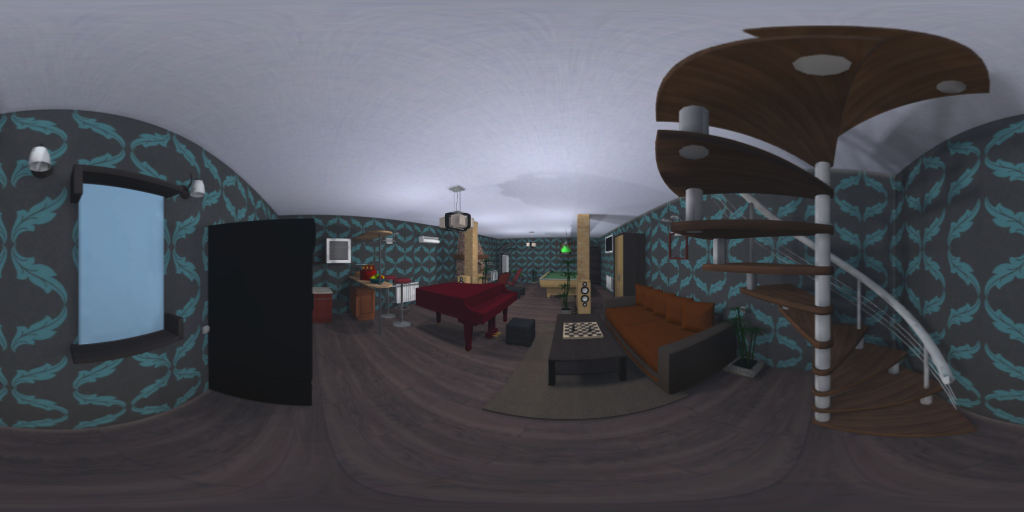
#> input picture LED2Net/Projection/0_color.png, 1024 x 512 px; its folder holds only this picture in this run
$ python -i layout_old.py   (imports and definitions only)   (older library calls are emulated)
#> lines starting #> are read from the running program, lines starting #| are printed output that depends on the picture; after the words box and inside, x2 and y2 are one past the last pixel; in counts of white or black regions, pixels touching at a corner belong together
import os
import sys
import cv2
import argparse
import glob
import math
import numpy as np
import matplotlib.pyplot as plt
from skimage import draw, transform
from scipy.optimize import minimize
from scipy.optimize import least_squares

import objs
import utils

#fp is in cam-ceil normal, height is in cam-floor normal
def data2scene(fp_points, height):

    # cam-ceiling / cam-floor
    scale = (height - 1.6) / 1.6
    #layout_fp, fp_points = fit_layout(fp, scale=None, max_cor=12)

    size = 512
    ratio = 20/size

    fp_points = fp_points.astype(float)
    fp_points[0] -= size/2
    fp_points[1] -= size/2
    fp_points *= scale
    fp_points[0] += size/2
    fp_points[1] += size/2
    fp_points = fp_points.astype(int)

    scene = objs.Scene()
    scene.cameraHeight = 1.6
    scene.layoutHeight = height

    scene.layoutPoints = []
    for i in range(fp_points.shape[1]):
        fp_xy = (fp_points[:,i] - size/2) * ratio
        xyz = (fp_xy[1], 0, fp_xy[0])
        scene.layoutPoints.append(objs.GeoPoint(scene, None, xyz))

    scene.genLayoutWallsByPoints(scene.layoutPoints)
    scene.updateLayoutGeometry()

    return scene

def f1_score(pred, gt):

    TP = np.zeros(gt.shape); FP = np.zeros(gt.shape)
    FN = np.zeros(gt.shape); TN = np.zeros(gt.shape)

    TP[(pred==gt) & (pred == 1)] = 1
    FP[(pred!=gt) & (pred == 1)] = 1
    FN[(pred!=gt) & (gt == 1)] = 1
    TN[(pred==gt) & (pred == 0)] = 1

    TP = np.sum(TP); FP = np.sum(FP)
    FN = np.sum(FN); TN = np.sum(TN)

    precision = TP / (TP + FP)
    recall = TP / (TP + FN)

    accuracy = (TP + TN) / (gt.shape[0]*gt.shape[1])
    f1_score = 2 / ((1 / precision) + (1 / recall))

    return f1_score


def fit_layout(data, max_cor=12):

    #find max connective component
    ret, data_thresh = cv2.threshold(data, 0.5, 1,0)
    data_thresh = np.uint8(data_thresh)
    data_img, data_cnt, data_heri = cv2.findContours(data_thresh, 1, 2)

    data_cnt.sort(key=lambda x: cv2.contourArea(x), reverse=True)

    # crop data sub as f1 true
    sub_x, sub_y, w, h = cv2.boundingRect(data_cnt[0])
    data_sub = data_thresh[sub_y:sub_y+h,sub_x:sub_x+w]

    pred = np.ones(data_sub.shape)

    st = 0.25
    min_score = 0.1

######
    def loss_ul(x):
        sample = pred.copy()
        sample[0:int(x[0]), 0:int(x[1])] = 0
        return -f1_score(sample, data_sub)

    res = minimize(loss_ul, np.array([h*st, w*st]), method='nelder-mead',
                bounds=[(0,h),(0,w)], options={'xtol': 1e-8, 'disp': False})
    ul = res.x.astype(int)

######
    def loss_ur(x):
        sample = pred.copy()
        sample[0:int(x[0]), int(x[1]):w] = 0
        return -f1_score(sample, data_sub)

    res = minimize(loss_ur, np.array([h*st, w*(1-st)]), method='nelder-mead',
                bounds=[(0,h),(0,w)], options={'xtol': 1e-8, 'disp': False})
    ur = res.x.astype(int)

######
    def loss_dr(x):
        sample = pred.copy()
        sample[int(x[0]):h, int(x[1]):w] = 0
        return -f1_score(sample, data_sub)

    res = minimize(loss_dr, np.array([h*(1-st), w*(1-st)]), method='nelder-mead',
                bounds=[(0,h),(0,w)], options={'xtol': 1e-8, 'disp': False})
    dr = res.x.astype(int)

######
    def loss_dl(x):
        sample = pred.copy()
        sample[int(x[0]):h, 0:int(x[1])] = 0
        return -f1_score(sample, data_sub)

    res = minimize(loss_dl, np.array([h*(1-st), w*st]), method='nelder-mead',
                bounds=[(0,h),(0,w)], options={'xtol': 1e-8, 'disp': False})
    dl = res.x.astype(int)

    #print([ul, ur, dr, dl])
    s_ul = ul[0]*ul[1] / np.sum(data_sub)
    s_ur = ur[0]*(w-ur[1]) / np.sum(data_sub)
    s_dr = (h-dr[0])*(w-dr[1]) / np.sum(data_sub)
    s_dl = (h-dl[0])*dl[1] / np.sum(data_sub)

    #print([s_ul, s_ur, s_dr, s_dl])
    sort_idx = list(np.argsort([s_ul, s_ur, s_dr, s_dl])[::-1])

    assert max_cor in [4, 6, 8, 10, 12]
    max_idx = (max_cor-4)/2

    if s_ul > min_score and (sort_idx.index(0) < max_idx):
        pred[0:int(ul[0]), 0:int(ul[1])] = 0
    if s_ur > min_score and (sort_idx.index(1) < max_idx):
        pred[0:int(ur[0]), int(ur[1]):w] = 0
    if s_dr > min_score and (sort_idx.index(2) < max_idx):
        pred[int(dr[0]):h, int(dr[1]):w] = 0
    if s_dl > min_score and (sort_idx.index(3) < max_idx):
        pred[int(dl[0]):h, 0:int(dl[1])] = 0

    pred = np.uint8(pred)
    pred_img, pred_cnt, pred_heri = cv2.findContours(pred, 1, 3)

    polygon = [(p[0][1], p[0][0]) for p in pred_cnt[0][::-1]]

    Y = np.array([p[0]+sub_y for p in polygon])
    X = np.array([p[1]+sub_x for p in polygon])
    fp_points = np.concatenate( (Y[np.newaxis,:],X[np.newaxis,:]), axis=0)

    layout_fp = np.zeros(data.shape)
    rr, cc = draw.polygon(fp_points[0], fp_points[1])
    rr = np.clip(rr, 0, data.shape[0]-1)
    cc = np.clip(cc, 0, data.shape[1]-1)
    layout_fp[rr,cc] = 1

    if False:
        fig = plt.figure()
        ax1 = fig.add_subplot(1,2,1)
        ax1.imshow(data_sub)
        ax2 = fig.add_subplot(1,2,2)
        ax2.imshow(pred)
        plt.show()

    return layout_fp, fp_points


'''
def fit_layout(data, scale=None, max_cor=12):

    ret, data_thresh = cv2.threshold(data, 0.5, 1,0)
    data_thresh = np.uint8(data_thresh)
    data_img, data_cnt, data_heri = cv2.findContours(data_thresh, 1, 2)

    data_cnt.sort(key=lambda x: cv2.contourArea(x), reverse=True)

    sub_x,sub_y,w,h = cv2.boundingRect(data_cnt[0])
    data_sub = data_thresh[sub_y:sub_y+h,sub_x:sub_x+w]

    if False:
        data_sub_invert = np.uint8(np.ones(data_sub.shape) - data_sub)
        label_num, labels = cv2.connectedComponents(data_sub_invert)
        for i in range(1, label_num):
            score = np.count_nonzero(labels == i) / (data_sub.shape[0]*data_sub.shape[1])
            if score < 0.05:
                data_sub[labels==i] = 1

    #utils.showImage(data_sub)

    #img = data_sub[:,:,np.newaxis] * 255
    #data_sub_img = np.concatenate([img, img, img], axis=2)

    dp = np.zeros(data_sub.shape)
    score_map = np.zeros(data_sub.shape)
    score_map[data_sub == 1] = -10
    score_map[data_sub == 0] = 1

    size_h = data_sub.shape[0]-1
    size_w = data_sub.shape[1]-1

    ul = [(0,0), (size_h, size_w)]
    ur = [(0,size_w), (size_h, 0)]
    dl = [(size_h,0), (0, size_w)]
    dr = [(size_h,size_w), (0, 0)]

    def find_rect_pt(box):

        start, end = box[0], box[1]
        vec = np.clip([end[0]-start[0], end[1]-start[1]], -1, 1)

        dp = np.zeros( (data_sub.shape[0], data_sub.shape[1]) )

        for i in np.arange(start[0]+vec[0], end[0], vec[0]):
            for j in np.arange(start[1]+vec[1], end[1], vec[1]):
                dp[i][j] = dp[i-vec[0]][j] + dp[i][j-vec[1]] - dp[i-vec[0]][j-vec[1]] + score_map[i][j]

        score = dp.max() / (data_sub.shape[0]*data_sub.shape[1])
        if score <= 0.05:
            return None, 0
        point = np.argwhere(dp.max() == dp)[0]
        return point, score


    polygon = []
    p_ul, s_ul = find_rect_pt(ul)
    p_ur, s_ur = find_rect_pt(ur)
    p_dr, s_dr = find_rect_pt(dr)
    p_dl, s_dl = find_rect_pt(dl)
    sort_idx = list(np.argsort([s_ul, s_ur, s_dr, s_dl])[::-1])

    assert max_cor in [4, 6, 8, 10, 12]
    max_idx = (max_cor-4)/2

    if (p_ul is None) or (sort_idx.index(0) >= max_idx) :
        polygon.append(ul[0])
    else:
        polygon += [(p_ul[0],ul[0][1]), tuple(p_ul) ,(ul[0][0], p_ul[1])]
    if p_ur is None or (sort_idx.index(1) >= max_idx) :
        polygon.append(ur[0])
    else:
        polygon += [(ur[0][0], p_ur[1]), tuple(p_ur) ,(p_ur[0], ur[0][1])]
    if p_dr is None or (sort_idx.index(2) >= max_idx) :
        polygon.append(dr[0])
    else:
        polygon += [(p_dr[0], dr[0][1]), tuple(p_dr) ,(dr[0][0], p_dr[1])]
    if p_dl is None or (sort_idx.index(3) >= max_idx) :
        polygon.append(dl[0])
    else:
        polygon += [(dl[0][0], p_dl[1]), tuple(p_dl) ,(p_dl[0], dl[0][1])]

    Y = np.array([p[0]+sub_y for p in polygon])
    X = np.array([p[1]+sub_x for p in polygon])
    fp_points = np.concatenate( (Y[np.newaxis,:],X[np.newaxis,:]), axis=0)

    if scale is not None:
        fp_points = fp_points.astype(float)
        fp_points[0] -= data.shape[0]/2
        fp_points[1] -= data.shape[1]/2
        fp_points *= scale
        fp_points[0] += data.shape[0]/2
        fp_points[1] += data.shape[1]/2
        fp_points = fp_points.astype(int)

    layout_fp = np.zeros(data.shape)
    rr, cc = draw.polygon(fp_points[0],fp_points[1])
    rr = np.clip(rr, 0, data.shape[0]-1)
    cc = np.clip(cc, 0, data.shape[1]-1)
    layout_fp[rr,cc] = 1

    return layout_fp, fp_points
'''

# [30 lines not run here, left out]

>>> import cv2
>>> picture = cv2.imread('../Projection/0_color.png', cv2.IMREAD_GRAYSCALE)
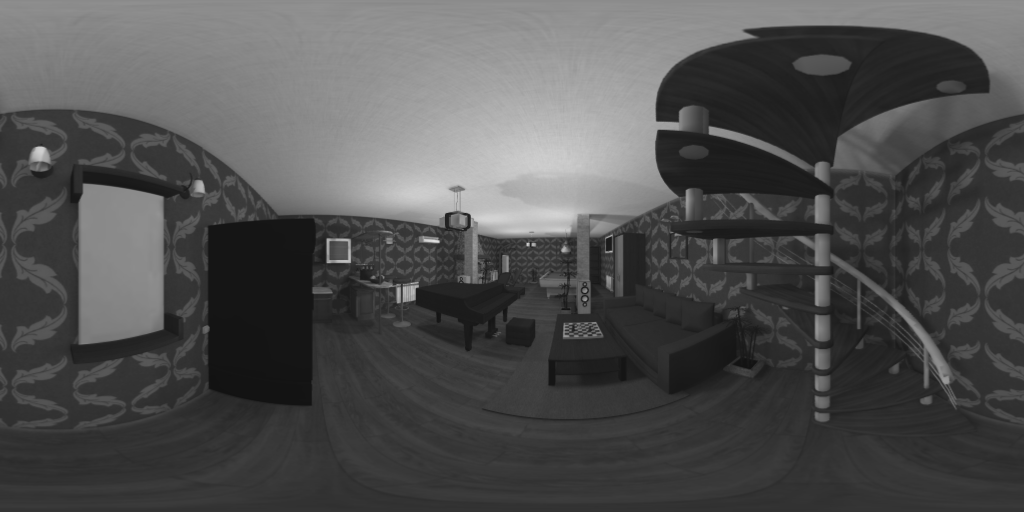
#> picture: shape (512, 1024); min 18, max 224, mean 80
>>> result = fit_layout(picture)
#> in fit_layout, `ret, data_thresh = cv2.threshold(data, 0.5, 1,0)`: data_thresh: shape (512, 1024); every value is 1
#> in fit_layout, `data_img, data_cnt, data_heri = cv2.findContours(data_thresh, 1, 2)`: data_cnt = [[[0, 0], [0, 511], [1023, 511], [1023, 0]]]; data_heri = [[-1, -1, -1, -1]]
#> in fit_layout, `sub_x, sub_y, w, h = cv2.boundingRect(data_cnt[0])`: sub_x = 0; w = 1024; h = 512
#> in loss_ul (call 2), `sample = pred.copy()`: sample: shape (512, 1024) float64; every value is 1
#> in fit_layout, `res = minimize(loss_ul, np.array([h*st, w*st]), method='nelder-mead', ..`: res = {'fun': -1, 'nit': 25, 'nfev': 84, 'status': 0, 'success': True, 'message': 'Optimization terminated successfully.', 'x': [162.6, 0], 'final_simplex': ([[162.6, 0], [162.6, 0], [162.6, 0]], [-1, -1, -1])}
#> in fit_layout, `ul = res.x.astype(int)`: ul = [162, 0]
#> in fit_layout, `res = minimize(loss_ur, np.array([h*st, w*(1-st)]), method='nelder-mea..`: res = {'fun': -1, 'nit': 26, 'nfev': 90, 'status': 0, 'success': True, 'message': 'Optimization terminated successfully.', 'x': [73.6, 1024], 'final_simplex': ([[73.6, 1024], [73.6, 1024], [73.6, 1024]], [-1, -1, -1])}
#> in fit_layout, `ur = res.x.astype(int)`: ur = [73, 1024]
#> in fit_layout, `res = minimize(loss_dr, np.array([h*(1-st), w*(1-st)]), method='nelder..`: res = {'fun': -1, 'nit': 27, 'nfev': 94, 'status': 0, 'success': True, 'message': 'Optimization terminated successfully.', 'x': [512, 820.8], 'final_simplex': ([[512, 820.8], [512, 820.8], [512, 820.8]], [-1, -1, -1])}
#> in fit_layout, `dr = res.x.astype(int)`: dr = [512, 820]
#> in loss_dl (call 9), `sample[int(x[0]):h, 0:int(x[1])] = 0`:
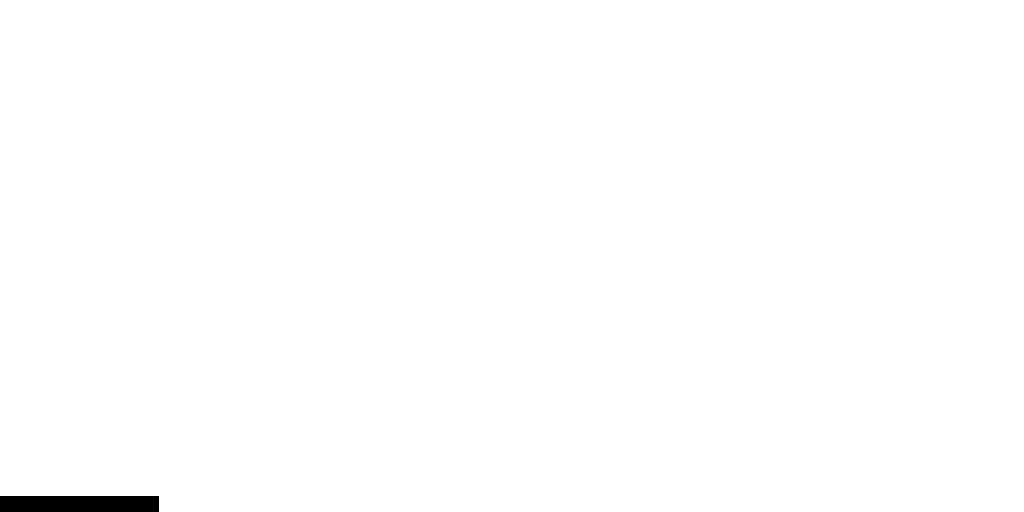
#> sample: shape (512, 1024) float64; values 0 (black) and 1 (white), 99.5% white; 1 black region, box (x1, y1, x2, y2) and area: (0, 496, 159, 512) 2544
#> in fit_layout, `res = minimize(loss_dl, np.array([h*(1-st), w*st]), method='nelder-mea..`: res = {'fun': -1, 'nit': 27, 'nfev': 94, 'status': 0, 'success': True, 'message': 'Optimization terminated successfully.', 'x': [512, 147.2], 'final_simplex': ([[512, 147.2], [512, 147.2], [512, 147.2]], [-1, -1, -1])}
#> in fit_layout, `dl = res.x.astype(int)`: dl = [512, 147]
#> in fit_layout, `s_ul = ul[0]*ul[1] / np.sum(data_sub)`: s_ul = 0
#> in fit_layout, `sort_idx = list(np.argsort([s_ul, s_ur, s_dr, s_dl])[::-1])`: sort_idx = [3, 2, 1, 0]
#> in fit_layout, `Y = np.array([p[0]+sub_y for p in polygon])`: Y = [0, 511, 511, 0]
#> in fit_layout, `X = np.array([p[1]+sub_x for p in polygon])`: X = [1023, 1023, 0, 0]
#> in fit_layout, `fp_points = np.concatenate( (Y[np.newaxis,:],X[np.newaxis,:]), axis=0)`: fp_points = [[0, 511, 511, 0], [1023, 1023, 0, 0]]

$ run again, on LED2Net/Projection/10_color.png
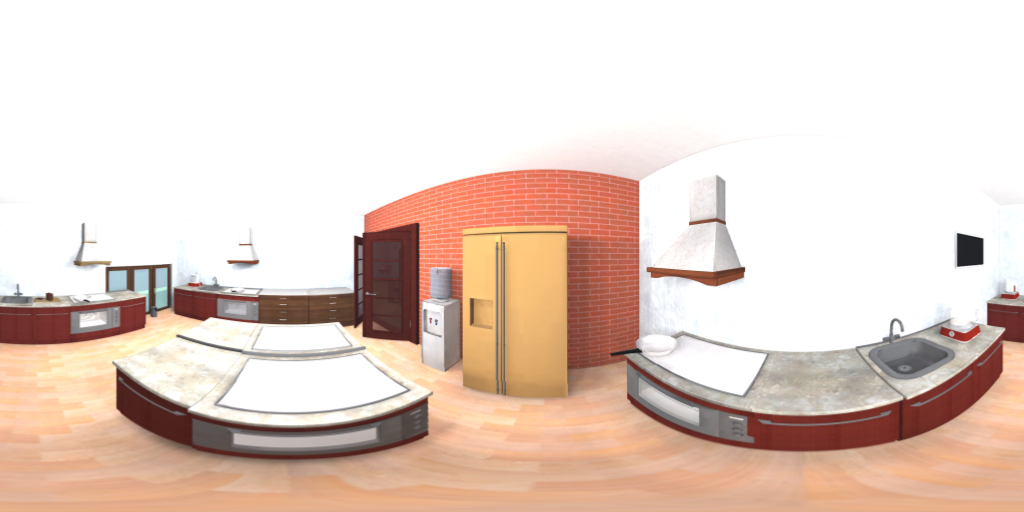
#> input picture LED2Net/Projection/10_color.png, 1024 x 512 px
#> `picture = cv2.imread('../Projection/0_color.png', cv2.IMREAD_GRAYSCALE)`:
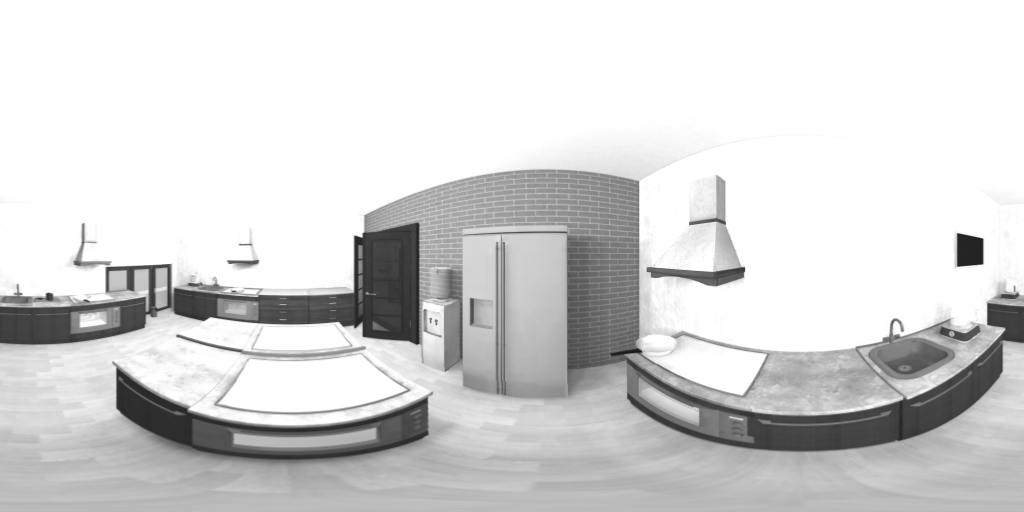
#> picture: shape (512, 1024); min 25, max 255, mean 213.8
#> data_thresh: shape (512, 1024); every value is 1
#> data_cnt = [[[0, 0], [0, 511], [1023, 511], [1023, 0]]]; data_heri = [[-1, -1, -1, -1]]
#> sub_x = 0; w = 1024; h = 512
#> in fit_layout, `res = minimize(loss_ul, np.array([h*st, w*st]), method='nelder-mead', ..`: res = {'fun': -1, 'nit': 25, 'nfev': 84, 'status': 0, 'success': True, 'message': 'Optimization terminated successfully.', 'x': [162.6, 0], 'final_simplex': ([[162.6, 0], [162.6, 0], [162.6, 0]], [-1, -1, -1])}
#> ul = [162, 0]
#> in fit_layout, `res = minimize(loss_ur, np.array([h*st, w*(1-st)]), method='nelder-mea..`: res = {'fun': -1, 'nit': 26, 'nfev': 90, 'status': 0, 'success': True, 'message': 'Optimization terminated successfully.', 'x': [73.6, 1024], 'final_simplex': ([[73.6, 1024], [73.6, 1024], [73.6, 1024]], [-1, -1, -1])}
#> ur = [73, 1024]
#> in fit_layout, `res = minimize(loss_dr, np.array([h*(1-st), w*(1-st)]), method='nelder..`: res = {'fun': -1, 'nit': 27, 'nfev': 94, 'status': 0, 'success': True, 'message': 'Optimization terminated successfully.', 'x': [512, 820.8], 'final_simplex': ([[512, 820.8], [512, 820.8], [512, 820.8]], [-1, -1, -1])}
#> dr = [512, 820]
#> in fit_layout, `res = minimize(loss_dl, np.array([h*(1-st), w*st]), method='nelder-mea..`: res = {'fun': -1, 'nit': 27, 'nfev': 94, 'status': 0, 'success': True, 'message': 'Optimization terminated successfully.', 'x': [512, 147.2], 'final_simplex': ([[512, 147.2], [512, 147.2], [512, 147.2]], [-1, -1, -1])}
#> dl = [512, 147]
#> s_ul = 0
#> sort_idx = [3, 2, 1, 0]
#> Y = [0, 511, 511, 0]
#> X = [1023, 1023, 0, 0]
#> fp_points = [[0, 511, 511, 0], [1023, 1023, 0, 0]]
